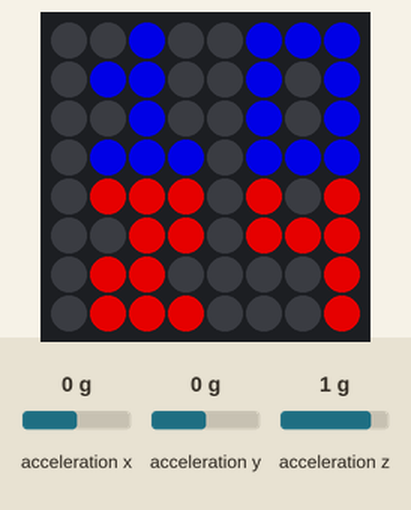
The program below on a simulated Raspberry Pi (BCM pin numbers) with a Sense HAT. Shown: the Sense HAT's 8×8 RGB LED matrix. The test bench sets the inputs (shaded band); at power-on: acceleration x 0 g, acceleration y 0 g, acceleration z 1 g. Dim RGB values are drawn brighter than linear; the clock reads 2024-03-15 10:24:30 at power-on unless the program sets it.

Above: at 1.2 s.
1.3 s: acceleration x set to -1.4 g
At 3.0 s:
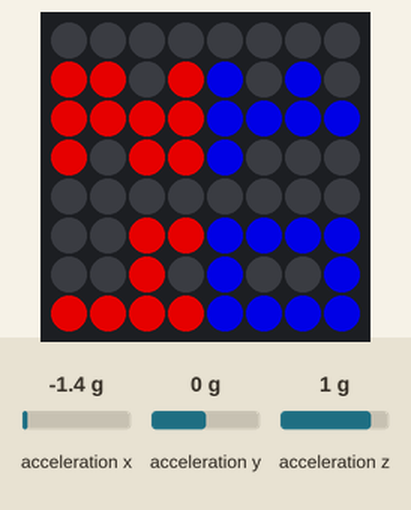
3.5 s: acceleration x set to 0.8 g
At 4.9 s:
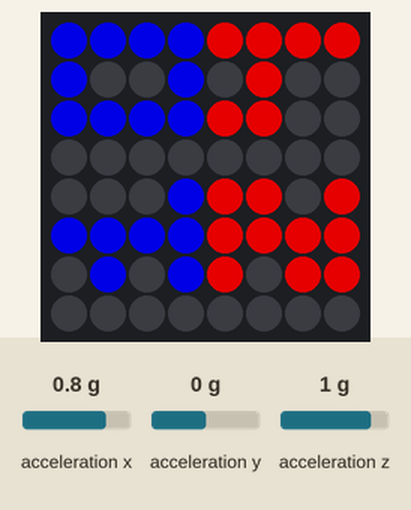
Timing chart, 0 to 6.5 s (numbered marks = the images above; inputs shaded):
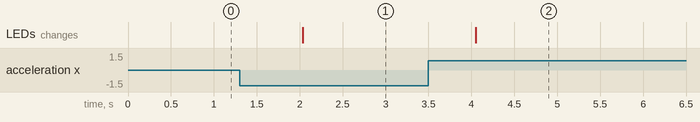

The program:

gpclock.py
```python
from sense_hat import SenseHat
import time

sense = SenseHat()

sense.set_rotation(270)
sense.low_light = True

number = [
    0,1,1,1,  # Zero
    0,1,0,1,
    0,1,0,1,
    0,1,1,1,
    0,0,1,0,  # One
    0,1,1,0,
    0,0,1,0,
    0,1,1,1,
    0,1,1,1,  # Two
    0,0,1,1,
    0,1,1,0,
    0,1,1,1,
    0,1,1,1,  # Three
    0,0,1,1,
    0,0,1,1,
    0,1,1,1,
    0,1,0,1,  # Four
    0,1,1,1,
    0,0,0,1,
    0,0,0,1,
    0,1,1,1,  # Five
    0,1,1,0,
    0,0,1,1,
    0,1,1,1,
    0,1,0,0,  # Six
    0,1,1,1,
    0,1,0,1,
    0,1,1,1,
    0,1,1,1,  # Seven
    0,0,0,1,
    0,0,1,0,
    0,1,0,0,
    0,1,1,1,  # Eight
    0,1,1,1,
    0,1,1,1,
    0,1,1,1,
    0,1,1,1,  # Nine
    0,1,0,1,
    0,1,1,1,
    0,0,0,1
]

hour_color = [0,0,255]  # Blue
minute_color = [255,2,0]  # Green
empty = [0,0,0]  # Black

clock_image = [
    0,0,0,0,0,0,0,0,
    0,0,0,0,0,0,0,0,
    0,0,0,0,0,0,0,0,
    0,0,0,0,0,0,0,0,
    0,0,0,0,0,0,0,0,
    0,0,0,0,0,0,0,0,
    0,0,0,0,0,0,0,0,
    0,0,0,0,0,0,0,0
]

while True:
#    o = sense.get_orientation()

#    if 0 <= o["yaw"] < 90:
#        theta = 270
#    elif 90 <= o["yaw"] < 180:
#        theta = 180
#    elif 180 <= o["yaw"] < 270:
#        theta = 90
#    elif 270 <= o["yaw"] <= 360:
#        theta = 0
#    print("Yaw = {0}, Theta = {1}".format(o["yaw"], theta))


    acceleration = sense.get_accelerometer_raw()

    # Get the components of acceleration
    x = acceleration['x']
    y = acceleration['y']

    theta = 0
    if x > 0.5:
        theta=270
    elif y > 0.5:
        theta=0
    elif x < -0.5:
        theta=90
    elif y < -0.5:
        theta=180

    sense.set_rotation(theta)
    hour = time.localtime().tm_hour
    minute = time.localtime().tm_min

    # Map digits to the clock_image array
    pixel_offset = 0
    index = 0
    for index_loop in range(0, 4):
        for counter_loop in range(0, 4):
            clock_image[index] = number[int(hour/10)*16+pixel_offset]
            clock_image[index+4] = number[int(hour%10)*16+pixel_offset]
            clock_image[index+32] = number[int(minute/10)*16+pixel_offset]
            clock_image[index+36] = number[int(minute%10)*16+pixel_offset]
            pixel_offset = pixel_offset + 1
            index = index + 1
        index = index + 4

    # Color the hours and minutes
    for index in range(0, 64):
        if (clock_image[index]):
            if index < 32:
                clock_image[index] = hour_color
            else:
                clock_image[index] = minute_color
        else:
            clock_image[index] = empty

    # Display the time
    sense.low_light = True  # Optional
    sense.set_pixels(clock_image)
    time.sleep(1)
```

Measured:
- after the input at 1.3 s, the LEDs: change after 0.74 s (image 1)
- after the input at 3.5 s, the LEDs: change after 0.55 s (image 2)
